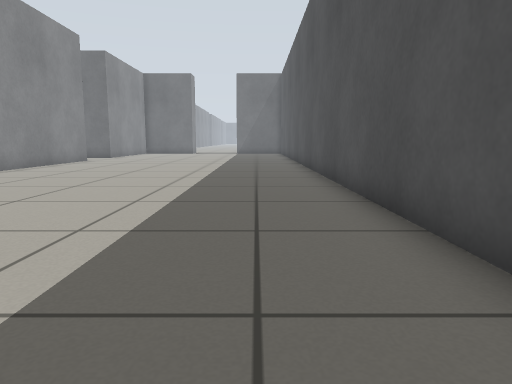
view 1 (above)

21 first-person views from a walk through a Gazebo world. The camera is 0.5 m above the floor, tilts 8° down and sees 70° across. The lines on the ground mark 1 m squares. The floor is counted in squares, 0.5 m on a side. Each view is taken from the middle of a square. On the plan, view 1 faces up. The plan holds only what a view shows up to about 13 squares ahead; the rest is blank. The place goes on beyond the plan.

view 2
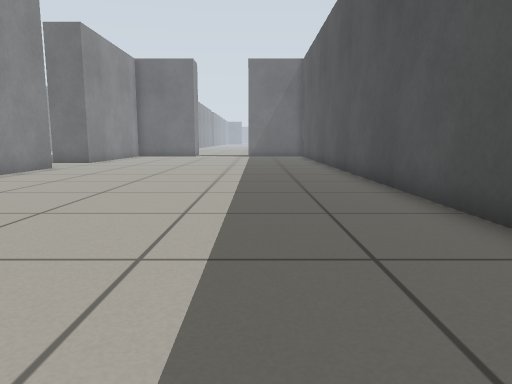

view 3
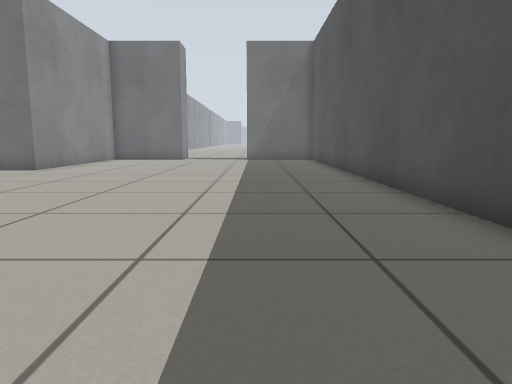

view 4
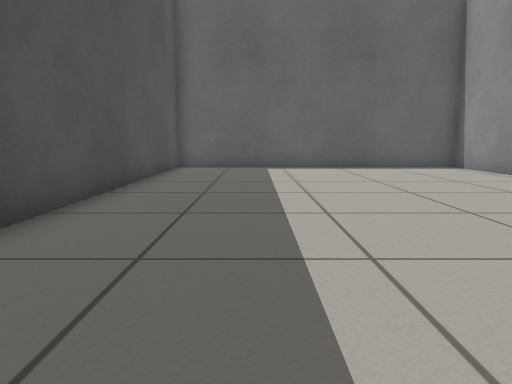

view 5
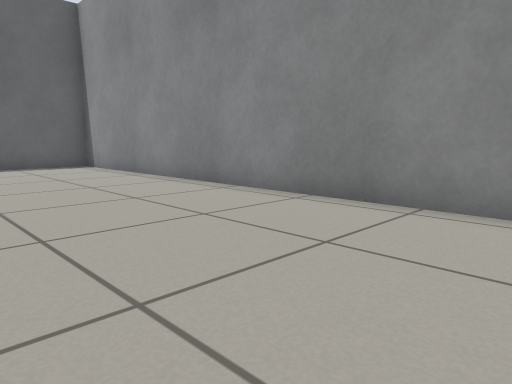

view 6
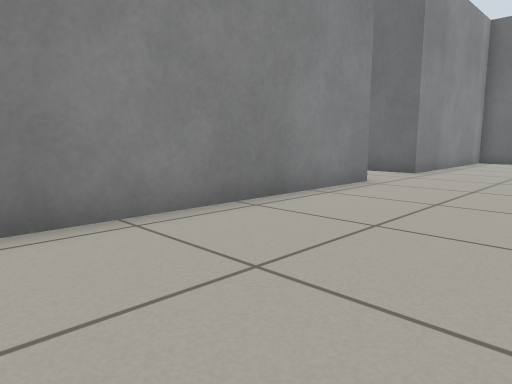

view 7
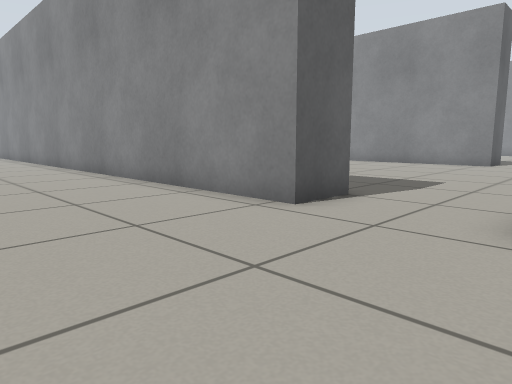

view 8
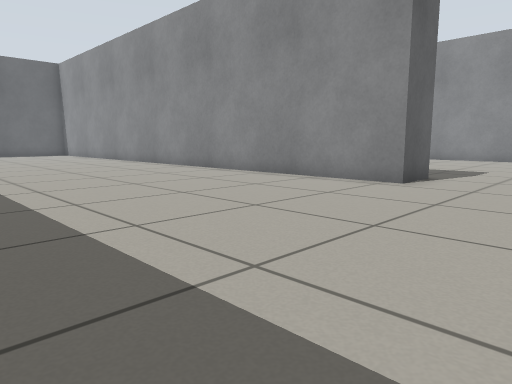

view 9
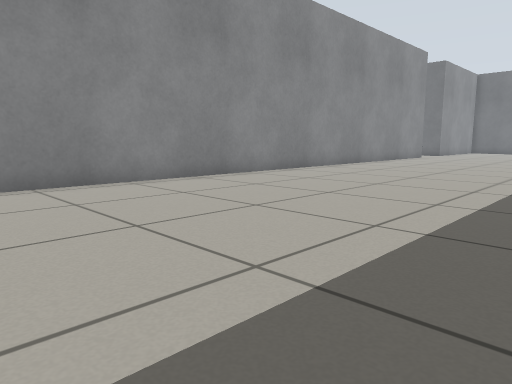

view 10
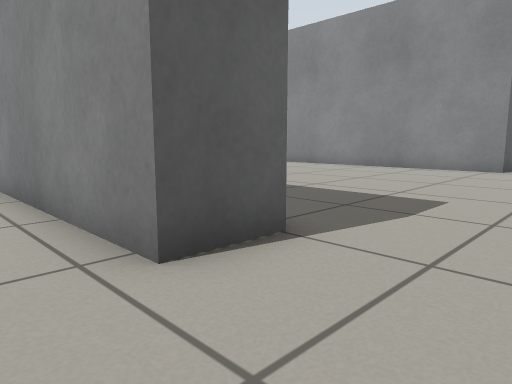

view 11
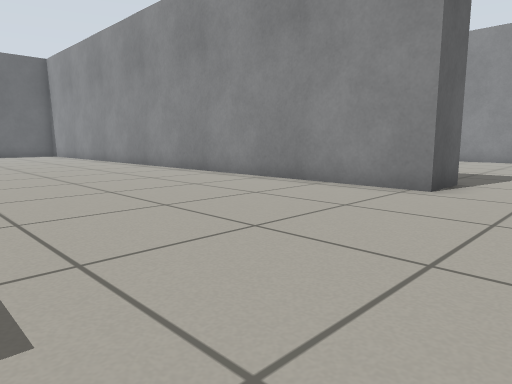

view 12
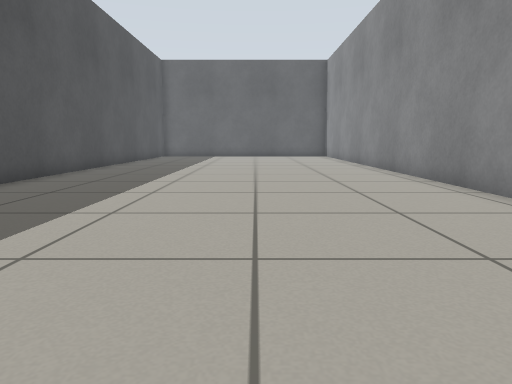

view 13
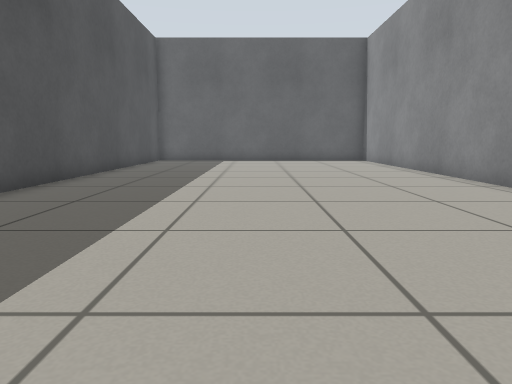

view 14
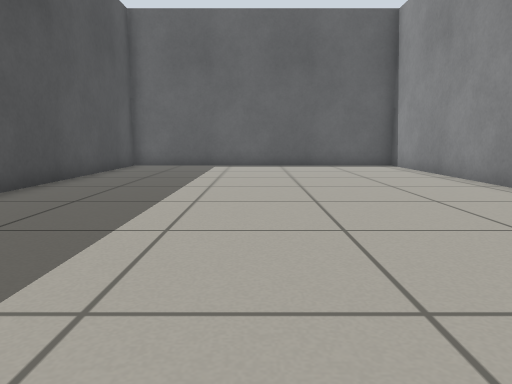

view 15
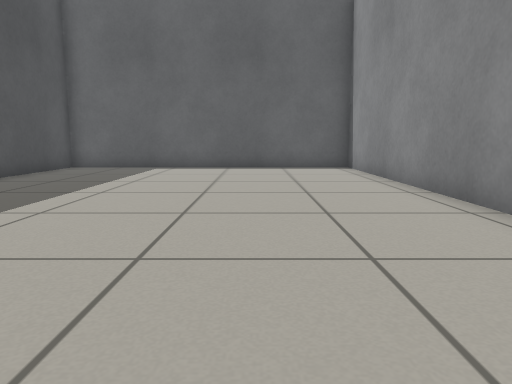

view 16
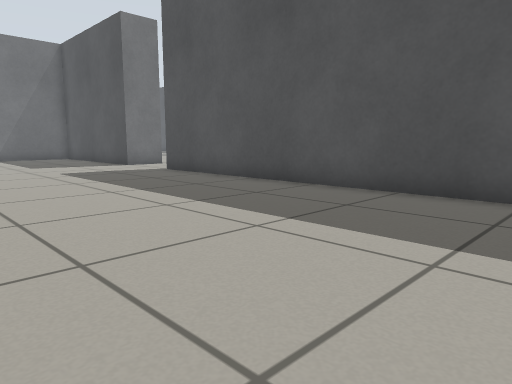

view 17
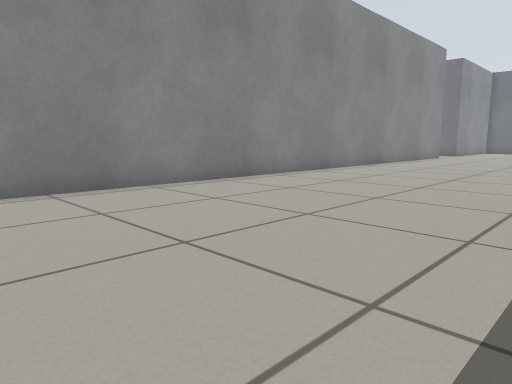

view 18
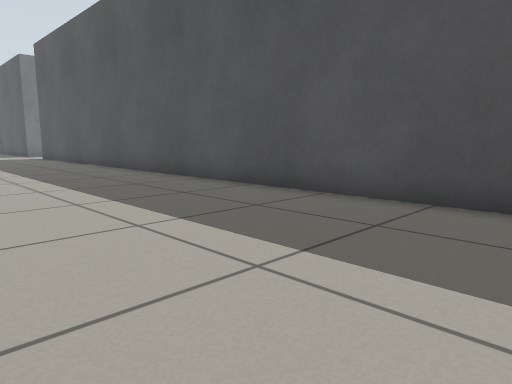

view 19
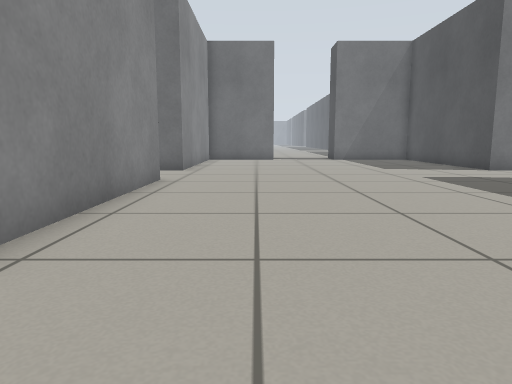

view 20
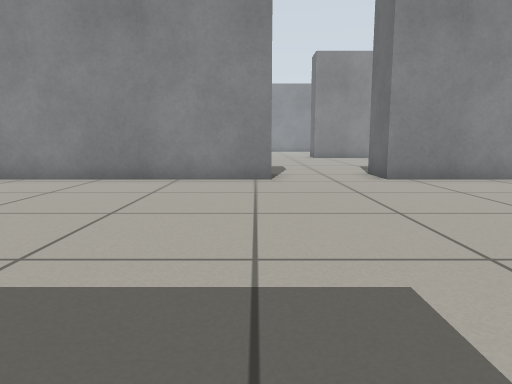

view 21
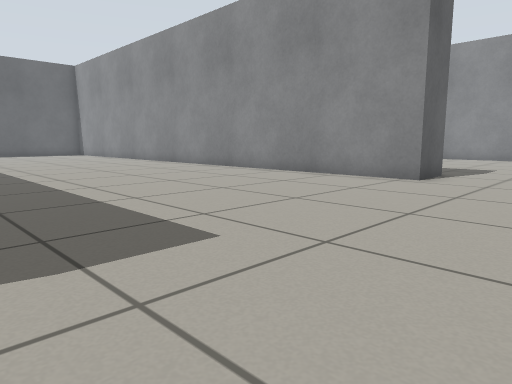

### Floor plan
Points are (right, up) in squares from view 1. A wall is a line through its corners. A room is listed if a view was taken in it or the views show most of it. See-through windows are left out.
Room 1 (views 1, 2, 3, 4, 5, 6, 7, 8, 9, 10)
walls: (-8.5, 18.4) (-8.5, -4.5); (1.9, -4.5) (1.9, 22.4); (-8.5, 22.5) (-8.5, 21.4)
ways out: opening at (-9, 19.5) to room 2
Room 2 (views 11, 12, 13, 14, 15, 16, 17, 18, 19, 20, 21)
walls: (-20.5, 18.4) (-20.5, -4.5); (-8.5, 21.4) (-10.1, 21.4) (-10.1, 22.5); (-10.1, -4.5) (-10.1, 18.4) (-8.5, 18.4); (-20.5, 22.5) (-20.5, 21.4)
ways out: opening at (-9, 19.5) to room 1; opening at (-21, 19.5)

Where each view was taken, in squares from view 1:
view 1: 0 up, 0 right, facing up
view 2: 5 up, 1 left, facing up
view 3: 9 up, 1 left, facing up
view 4: 9 up, 1 left, facing down
view 5: 10 up, 3 left, facing down-left
view 6: 10 up, 4 left, facing up-left
view 7: 22 up, 4 left, facing down-left
view 8: 22 up, 0 right, facing down-left
view 9: 4 down, 0 right, facing up-left
view 10: 21 up, 7 left, facing down-left
view 11: 21 up, 13 left, facing down-left
view 12: 19 up, 16 left, facing down
view 13: 14 up, 15 left, facing down
view 14: 10 up, 15 left, facing down
view 15: 9 up, 17 left, facing down
view 16: 7 up, 17 left, facing up-right
view 17: 4 down, 13 left, facing up-left
view 18: 4 down, 16 left, facing up-right
view 19: 9 up, 18 left, facing up
view 20: 18 up, 11 left, facing left
view 21: 22 up, 11 left, facing down-left
